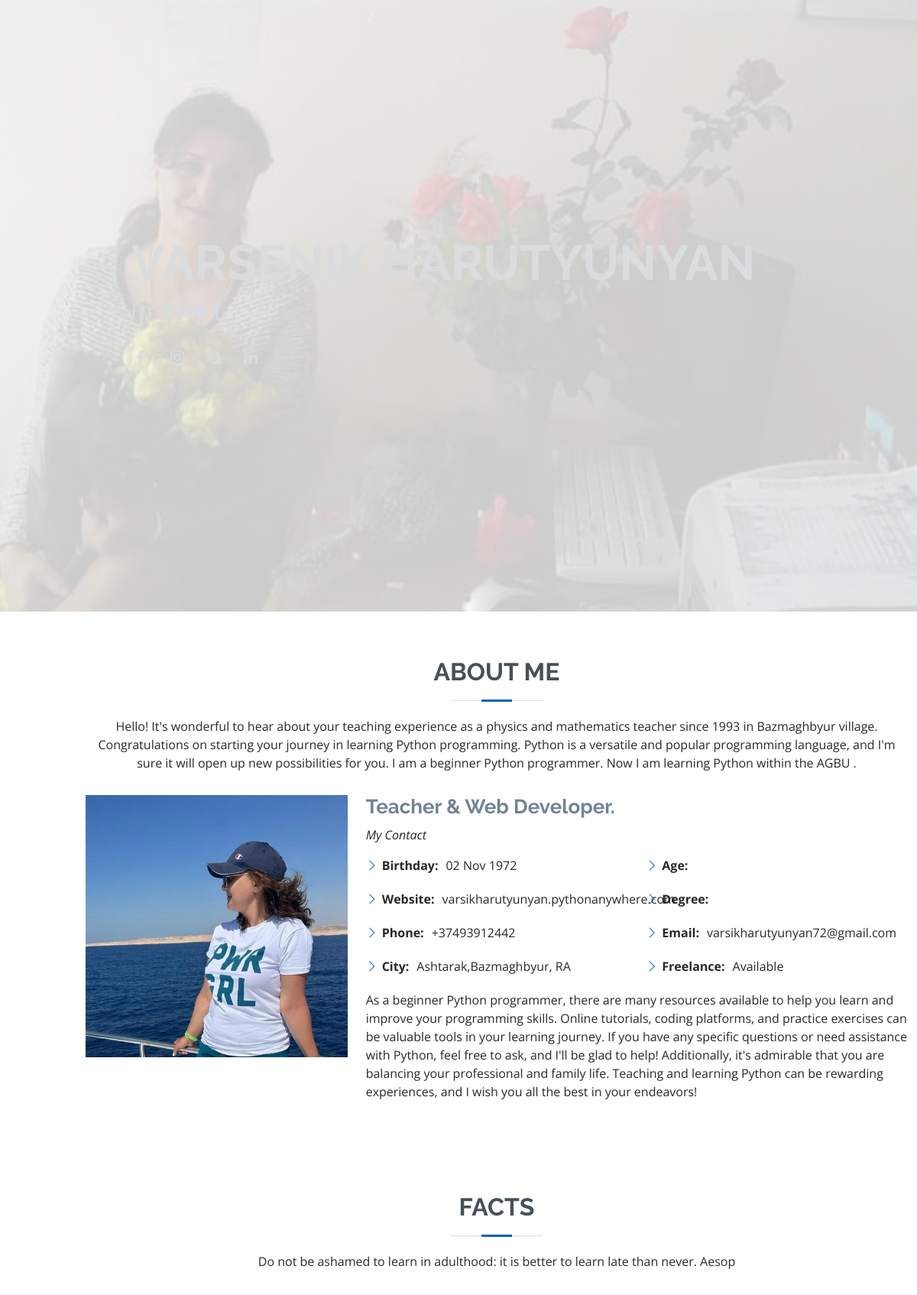
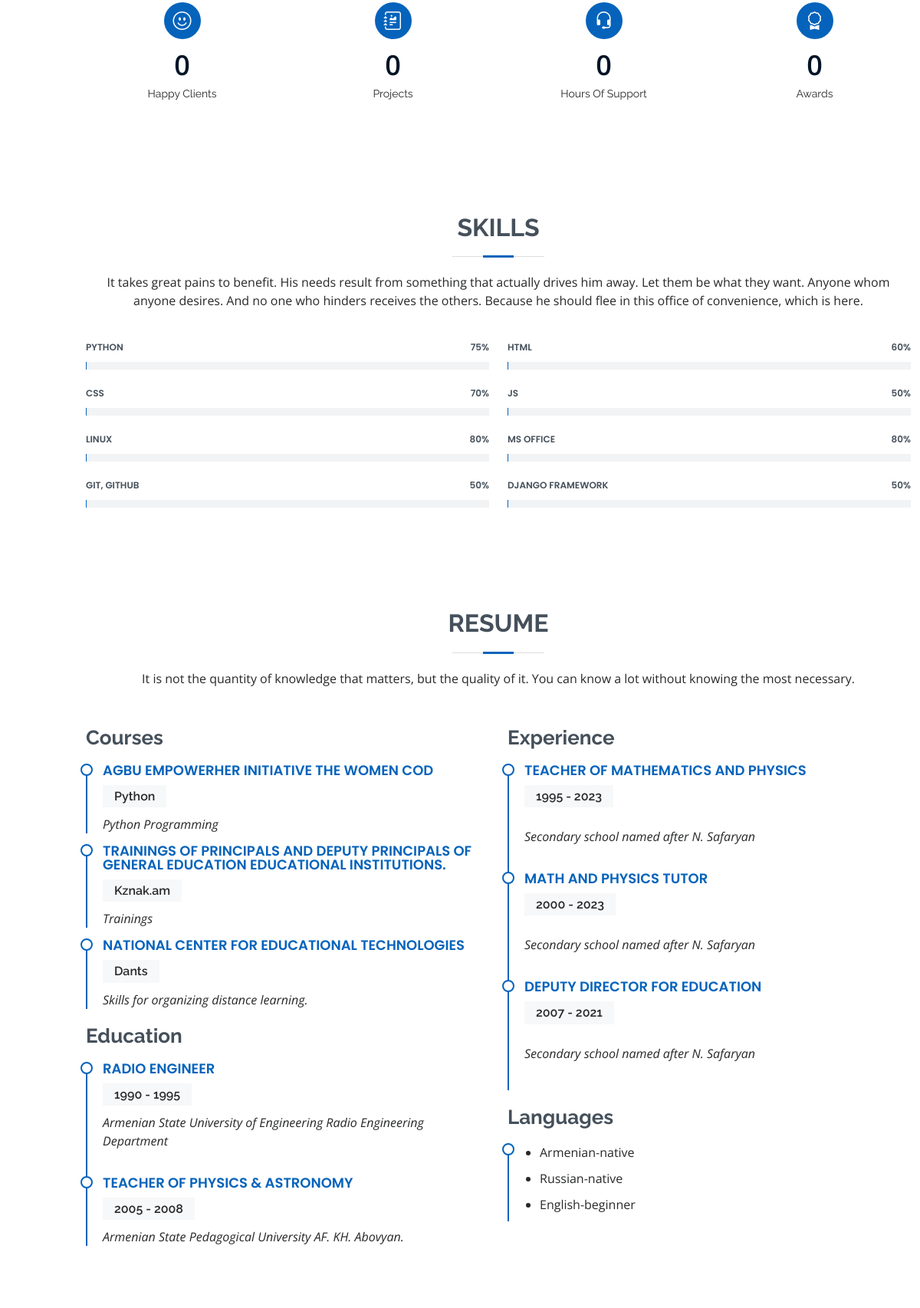
/home/ (upper part), run on the app's committed database (2 pictures, top to bottom).
### resume/models.py (models this page shows, shortened)
class PersonalInfo(models.Model):
    website = models.URLField(max_length = 200)
    phone = models.CharField(max_length=30)
    city = models.CharField(max_length=30)
    age = models.PositiveIntegerField()
    degree = models.CharField(max_length=30)
    freelance = models.CharField(max_length=30)
    birthday = models.DateField()
    email = models.EmailField()
    user = models.ForeignKey(User, on_delete=models.CASCADE)

class Skill(models.Model):
    name = models.TextField(max_length=30)
    value = models.PositiveIntegerField(validators=[MaxValueValidator(100), MinValueValidator(1)], default=1)

class Courses(models.Model):
    program = models.TextField(max_length =100)
    program_name = models.TextField(max_length =100)
    cours_name = models.TextField(max_length =100)

class Education(models.Model):
    university_name = models.TextField(max_length=70)
    start_date = models.PositiveIntegerField(validators=[MaxValueValidator(2023), MinValueValidator(1900)])
    end_date = models.PositiveIntegerField(validators=[MaxValueValidator(2023), MinValueValidator(1900)])
    grade = models.TextField(max_length=30, blank=True, null=True)
    created_on=models.DateTimeField(auto_now=True)

class Experience(models.Model):
    position_name = models.TextField(max_length=100, blank=True, null=True)
    start_date = models.IntegerField(
        validators=[MaxValueValidator(2023), MinValueValidator(1900)])
    end_date = models.IntegerField(
        validators=[MaxValueValidator(2023), MinValueValidator(1900)])
    company_name = models.TextField(max_length=150)
    created_on = models.DateTimeField(auto_now=True)

class Language(models.Model):
    name = models.CharField(max_length=20)
    level = models.CharField(max_length=20)
    created_on = models.DateTimeField(auto_now=True)

### resume/views.py (the view)
# urls.py: 2. Add a URL to urlpatterns:  path('', views.home, name='home')
def home(request):
    skills=Skill.objects.all()
    education = Education.objects.all()
    experience = Experience.objects.all()
    language = Language.objects.all()
    courses = Courses.objects.all()
    services = Service.objects.all()
    personal_info = PersonalInfo.objects.get(user__username = "varsik")
    data={
        "address": "RA, Bazmaghbyur avenue 3/5",
        "phone": "+37493912442",
        "web": "varsikharutyunyan.pythonanywhere.com",
        "email":"varsikharutyunyan72@gmail.com",
        "age": "50",
        "birthday": "02 Nov 1972",
        'city': "Ashtarak,Bazmaghbyur, RA",
        "title": "Portfolio Varsenik Harutyunyan",
        "degree": "Junior",
        "facebook": "https://www.facebook.com/varsenik.harutunyan",
        "instagram": "https://www.instagram.com/varsenikharutunyan/",
        "text1":"Hello! It's wonderful to hear about your teaching experience as a physics and mathematics teacher since 1993 in Bazmaghbyur village. Congratulations on starting your journey in learning Python programming. Python is a versatile and popular programming language, and I'm sure it will open up new possibilities for you.",
        "text2": "I am a beginner Python programmer.",
        'text3': "Now I am learning Python within the AGBU .",
        'text4': "I passed first level (Introduction to Python) and started learning advanced course (Web development).",                                                "skills":skills,
        "courses": courses,
        "education": education,
        "experience": experience,
        "language": language,
        "services": services,
        "personal_info":personal_info,
                                            }
    return render(request,"index.html",context=data)

### resume/templates/index.html (shortened to what this page needs)
{% extends "base.html" %} {% load static  %}
{% block bodycontent %}
  <header id="header" class="d-flex flex-column justify-content-center">
  </header>
  <section id="hero" class="d-flex flex-column justify-content-center">
    <div class="container" data-aos="zoom-in" data-aos-delay="100">
      <h1>{{personal_info.user.first_name}} {{personal_info.user.last_name}}</h1>
      <p>I'm <span class="typed" data-typed-items="Fizik & Mathematic Teacher,Python Junior Developer"></span></p>
      <div class="social-links">
        <a href="{{facebook}}" class="facebook"><i class="bx bxl-facebook"></i></a>
        <a href="{{instagram}}" class="instagram"><i class="bx bxl-instagram"></i></a>
        <a href="{{skype}}" class="google-plus"><i class="bx bxl-skype"></i></a>
        <a href="#" class="linkedin"><i class="bx bxl-linkedin"></i></a>
      </div>
    </div>
  </section>
  <main id="main">
    <section id="about" class="about">
      <div class="container" data-aos="fade-up">
        <div class="section-title">
          <h2>About Me</h2>
          <p>{{text1}} {{text2}} {{text3}}</p>
        </div>
        <div class="row">
          <div class="col-lg-4">
            <img src="{% static 'assets/img/profile-img.jpg' %}" class="img-fluid" alt="">
          </div>
          <div class="col-lg-8 pt-4 pt-lg-0 content">
            <h3>Teacher &amp; Web Developer.</h3>
            <p class="fst-italic">
              My Contact
            </p>
            <div class="row">
              <div class="col-lg-6">
                <ul>
                  <li><i class="bi bi-chevron-right"></i> <strong>Birthday:</strong> <span>{{birthday}}</span></li>
                  <li><i class="bi bi-chevron-right"></i> <strong>Website:</strong> <span>{{web}}</span></li>
                  <li><i class="bi bi-chevron-right"></i> <strong>Phone:</strong> <span>{{phone}}</span></li>
                  <li><i class="bi bi-chevron-right"></i> <strong>City:</strong> <span>{{city}}</span></li>
                </ul>
              </div>
              <div class="col-lg-6">
                <ul>
                  <li><i class="bi bi-chevron-right"></i> <strong>Age:</strong> </li>
                  <li><i class="bi bi-chevron-right"></i> <strong>Degree:</strong> </li>
                  <li><i class="bi bi-chevron-right"></i> <strong>Email:</strong> <span>{{personal_info.user.email}}</span></li>
                  <li><i class="bi bi-chevron-right"></i> <strong>Freelance:</strong> <span>Available</span></li>
                </ul>
              </div>
            </div>
            <p>
              As a beginner Python programmer, there are many resources available to help you learn and improve your programming skills. Online tutorials, coding platforms, and practice exercises can be valuable tools in your learning journey. If you have any specific questions or need assistance with Python, feel free to ask, and I'll be glad to help!
              Additionally, it's admirable that you are balancing your professional and family life. Teaching and learning Python can be rewarding experiences, and I wish you all the best in your endeavors!
            </p>
          </div>
        </div>
      </div>
    </section>
    <section id="facts" class="facts">
      <div class="container" data-aos="fade-up">
        <div class="section-title">
          <h2>Facts</h2>
          <p>Do not be ashamed to learn in adulthood: it is better to learn late than never. Aesop </p>
        </div>
        <div class="row">
          <div class="col-lg-3 col-md-6">
            <div class="count-box">
              <i class="bi bi-emoji-smile"></i>
              <span data-purecounter-start="0" data-purecounter-end="232" data-purecounter-duration="1" class="purecounter"></span>
              <p>Happy Clients</p>
            </div>
          </div>
          <div class="col-lg-3 col-md-6 mt-5 mt-md-0">
            <div class="count-box">
              <i class="bi bi-journal-richtext"></i>
              <span data-purecounter-start="0" data-purecounter-end="521" data-purecounter-duration="1" class="purecounter"></span>
              <p>Projects</p>
            </div>
          </div>
          <div class="col-lg-3 col-md-6 mt-5 mt-lg-0">
            <div class="count-box">
              <i class="bi bi-headset"></i>
              <span data-purecounter-start="0" data-purecounter-end="1463" data-purecounter-duration="1" class="purecounter"></span>
              <p>Hours Of Support</p>
            </div>
          </div>
          <div class="col-lg-3 col-md-6 mt-5 mt-lg-0">
            <div class="count-box">
              <i class="bi bi-award"></i>
              <span data-purecounter-start="0" data-purecounter-end="25" data-purecounter-duration="1" class="purecounter"></span>
              <p>Awards</p>
            </div>
          </div>
        </div>
      </div>
    </section>
    <section id="skills" class="skills section-bg">
      <div class="container">
        <div class="section-title">
          <h2>Skills</h2>
          <p>It takes great pains to benefit. His needs result from something that actually drives him away. Let them be what they want. Anyone whom anyone desires. And no one who hinders receives the others. Because he should flee in this office of convenience, which is here.</p>
        </div>
        <div class="row skills-content">
          {% for skill in skills %}
          <div class="col-lg-6">
            <div class="progress">
              <span class="skill"
                >{{skill.name}} <i class="val">{{skill.value}}%</i></span>
              <div class="progress-bar-wrap">
              </div>
            </div>
          </div>
          {% endfor %}
        </div>
      </div>
    </section>
    <section id="resume" class="resume">
      <div class="container" data-aos="fade-up">
        <div class="section-title">
          <h2>Resume</h2>
          <p>It is not the quantity of knowledge that matters, but the quality of it. You can know a lot without knowing the most necessary.</p>
        </div>
        <div class="row">
          <div class="col-lg-6">
            <h3 class="resume-title">Courses</h3>
            {% for i in courses %}
            <div class="resume-item pb-0">
              <h4>{{i.program}}</h4>
              <h5>{{i.program_name}}</h5>
              <p><em>{{i.cours_name}}</em></p>
            </div>
            {% endfor %}
            <h3 class="resume-title">Education</h3>
            {% for i in education %}
            <div class="resume-item">
              <h4>{{i.grade}} </h4>
              <h5>{{i.start_date}} - {{i.end_date}}</h5>
              <p><em>{{i.university_name}}</em></p>
            </div>
            {% endfor %}
          </div>
          <div class="col-lg-6">
            <h3 class="resume-title"> Experience</h3>
            {% for i in experience %}
            <div class="resume-item">
              <h4>{{i.position_name}}</h4>
              <h5>{{i.start_date}} - {{i.end_date}}</h5>
              <p><em>{{i.company_name}}</em></p>
            </div>
            {% endfor %}
            <div class="col-lg-6">
              <h3 class="resume-title">Languages</h3>
              <div class="resume-item pb-0">
                <p>
                <ul>
                  {% for i in language%}
                  <li>{{i.name}}-{{i.level}}</li>
                  {% endfor %}
                </ul>
                </p>
              </div>
            </div>
          </div>
        </div>
    </section>
    <section id="portfolio" class="portfolio section-bg">
    </section>
  </main>
  {% endblock  %}

### resume/templates/base.html (shortened to what this page needs)
{% load static  %}
<!DOCTYPE html>
<html lang="en">
<head>
  <link href="{% static 'assets/vendor/aos/aos.css' %}" rel="stylesheet">
  <link href="{% static 'assets/vendor/bootstrap/css/bootstrap.min.css' %}" rel="stylesheet">
  <link href="{% static 'assets/vendor/bootstrap-icons/bootstrap-icons.css' %}" rel="stylesheet">
  <link href="{% static 'assets/vendor/boxicons/css/boxicons.min.css' %}" rel="stylesheet">
  <link href="{% static 'assets/vendor/glightbox/css/glightbox.min.css' %}" rel="stylesheet">
  <link href="{% static 'assets/vendor/swiper/swiper-bundle.min.css' %}" rel="stylesheet">
  <link href="{% static 'assets/css/style.css' %}" rel="stylesheet">
</head>
<body >
{% block bodycontent %}
{% endblock  %}%}
</body>
</html>

### resume/static/assets/css/style.css (style rules this page uses)
body { font-family: "Open Sans", sans-serif; color: #272829; }
a { color: #0563bb; text-decoration: none; }
h1, h2, h3, h4, h5, h6 { font-family: "Raleway", sans-serif; }
#header { position: fixed; top: 0; left: 0; bottom: 0; z-index: 9997; transition: all 0.5s; padding: 15px; overflow-y: auto; }
@media (min-width: 991px) { #main { margin-left: 100px; } }
#hero { width: 100%; height: 100vh; background: url("../img/hero-bg.jpg") top right no-repeat; background-size: cover; position: relative; }
@media (min-width: 992px) { #hero { padding-left: 160px; } }
#hero:before { content: ""; background: rgba(255, 255, 255, 0.8); position: absolute; bottom: 0; top: 0; left: 0; right: 0; }
#hero h1 { margin: 0; font-size: 64px; font-weight: 700; line-height: 56px; color: #45505b; }
#hero p { color: #45505b; margin: 15px 0 0 0; font-size: 26px; font-family: "Poppins", sans-serif; }
#hero p span { color: #0563bb; letter-spacing: 1px; }
#hero .social-links { margin-top: 30px; }
#hero .social-links a { font-size: 24px; display: inline-block; color: #45505b; line-height: 1; margin-right: 20px; transition: 0.3s; }
section { padding: 60px 0; overflow: hidden; }
.section-title { text-align: center; padding-bottom: 30px; }
.section-title h2 { font-size: 32px; font-weight: bold; text-transform: uppercase; margin-bottom: 20px; padding-bottom: 20px; position: relative; color: #45505b; }
.section-title h2::before { content: ""; position: absolute; display: block; width: 120px; height: 1px; background: #ddd; bottom: 1px; left: calc(50% - 60px); }
.section-title h2::after { content: ""; position: absolute; display: block; width: 40px; height: 3px; background: #0563bb; bottom: 0; left: calc(50% - 20px); }
.section-title p { margin-bottom: 0; }
.about .content h3 { font-weight: 700; font-size: 26px; color: #728394; }
.about .content ul { list-style: none; padding: 0; }
.about .content ul li { margin-bottom: 20px; display: flex; align-items: center; }
.about .content ul strong { margin-right: 10px; }
.about .content ul i { font-size: 16px; margin-right: 5px; color: #0563bb; line-height: 0; }
.about .content p:last-child { margin-bottom: 0; }
.facts .count-box { padding: 30px 30px 25px 30px; margin-top: 30px; width: 100%; position: relative; text-align: center; background: #fff; }
.facts .count-box i { position: absolute; top: -25px; left: 50%; transform: translateX(-50%); font-size: 24px; background: #0563bb; color: #fff; border-radius: 50px; display: inline-flex; align-items: center; justify-content: center; width: 48px; height: 48px; }
.facts .count-box span { font-size: 36px; display: block; font-weight: 600; color: #011426; }
.facts .count-box p { padding: 0; margin: 0; font-family: "Raleway", sans-serif; font-size: 14px; }
.skills .progress { height: 60px; display: block; background: none; border-radius: 0; }
.skills .progress .skill { padding: 10px 0; margin: 0; text-transform: uppercase; display: block; font-weight: 600; font-family: "Poppins", sans-serif; color: #45505b; }
.skills .progress .skill .val { float: right; font-style: normal; }
.skills .progress-bar-wrap { background: #f2f3f5; }
.resume .resume-title { font-size: 26px; font-weight: 700; margin-top: 20px; margin-bottom: 20px; color: #45505b; }
.resume .resume-item { padding: 0 0 20px 20px; margin-top: -2px; border-left: 2px solid #0563bb; position: relative; }
.resume .resume-item h4 { line-height: 18px; font-size: 18px; font-weight: 600; text-transform: uppercase; font-family: "Poppins", sans-serif; color: #0563bb; margin-bottom: 10px; }
.resume .resume-item h5 { font-size: 16px; background: #f7f8f9; padding: 5px 15px; display: inline-block; font-weight: 600; margin-bottom: 10px; }
.resume .resume-item ul { padding-left: 20px; }
.resume .resume-item ul li { padding-bottom: 10px; }
.resume .resume-item:last-child { padding-bottom: 0; }
.resume .resume-item::before { content: ""; position: absolute; width: 16px; height: 16px; border-radius: 50px; left: -9px; top: 0; background: #fff; border: 2px solid #0563bb; }

### data on the page
PersonalInfo: birthday "02 Nov 1972", user.email "varsikharutyunyan72@gmail.com"
Skill: name "PYTHON", value "75"
Skill: name "HTML", value "60"
Skill: name "CSS", value "70"
Skill: name "JS", value "50"
Skill: name "LINUX", value "80"
Skill: name "MS OFFICE", value "80"
Skill: name "GIT, GITHUB", value "50"
Skill: name "DJANGO FRAMEWORK", value "50"
Courses: program "AGBU EMPOWERHER INITIATIVE THE WOMEN COD", program_name "Python", cours_name "Python Programming"
Courses: program "TRAININGS OF PRINCIPALS AND DEPUTY PRINCIPALS OF GENERAL EDUCATION EDUCATIONAL INSTITUTIONS.", program_name "Kznak.am", cours_name "Trainings"
Courses: program "NATIONAL CENTER FOR EDUCATIONAL TECHNOLOGIES", program_name "Dants", cours_name "Skills for organizing distance learning."
Education: grade "RADIO ENGINEER", start_date "1990", end_date "1995", university_name "Armenian State University of Engineering Radio Engineering Department"
Education: grade "TEACHER OF PHYSICS & ASTRONOMY", start_date "2005", end_date "2008", university_name "Armenian State Pedagogical University AF. KH. Abovyan."
Experience: position_name "TEACHER OF MATHEMATICS AND PHYSICS", start_date "1995", end_date "2023", company_name "Secondary school named after N. Safaryan"
Experience: position_name "MATH AND PHYSICS TUTOR", start_date "2000", end_date "2023", company_name "Secondary school named after N. Safaryan"
Experience: position_name "DEPUTY DIRECTOR FOR EDUCATION", start_date "2007", end_date "2021", company_name "Secondary school named after N. Safaryan"
Language: name "Armenian", level "native"
Language: name "Russian", level "native"
Language: name "English", level "beginner"

### other printed values
{{ text2 }} "I am a beginner Python programmer."
{{ text3 }} "Now I am learning Python within the AGBU ."
{{ web }} "varsikharutyunyan.pythonanywhere.com"
{{ phone }} "+37493912442"
{{ city }} "Ashtarak,Bazmaghbyur, RA"
